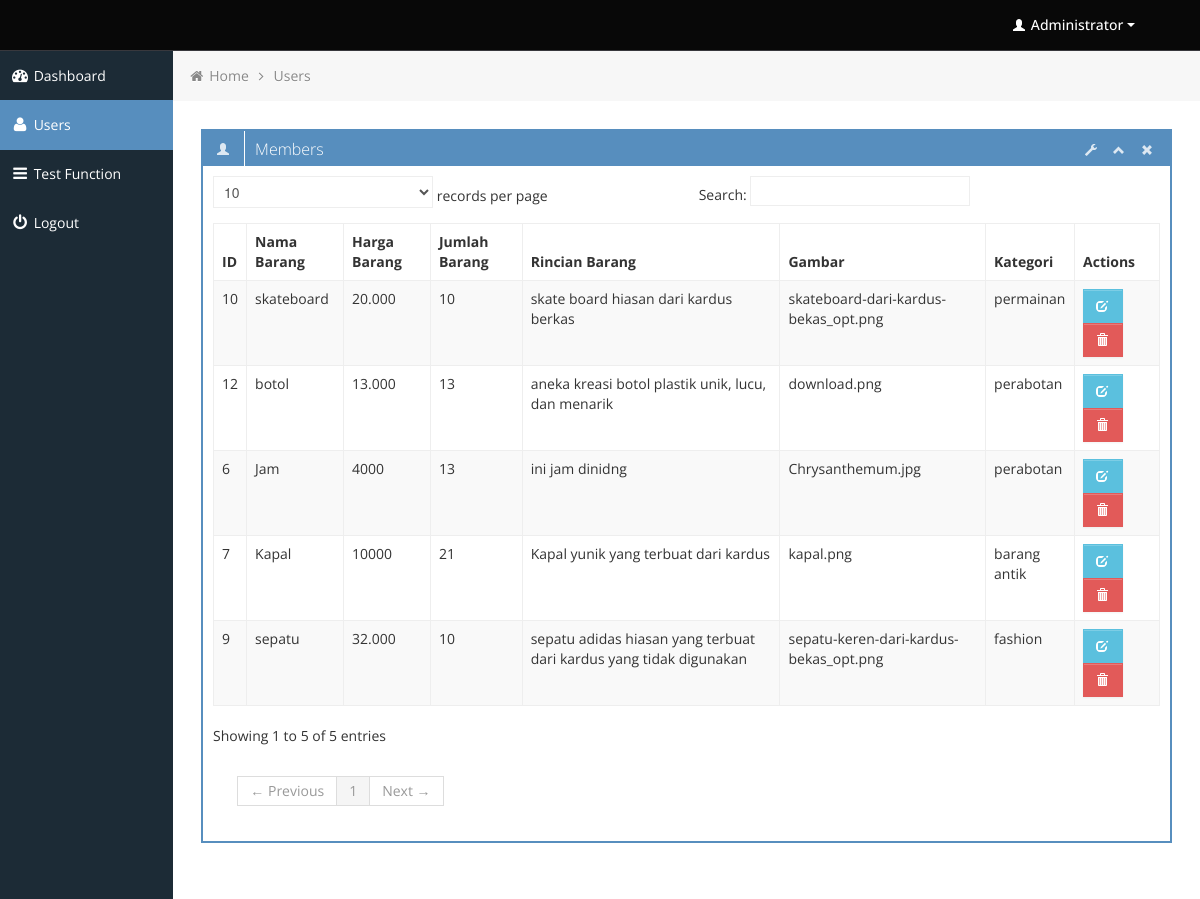
Screenshot of /admin/users.php (signed in) with the database file from the repository.
### tables this page shows
CREATE TABLE `barang` (
  `id_brg` int(11) NOT NULL,
  `nama_barang` varchar(50) NOT NULL,
  `harga_barang` varchar(50) NOT NULL,
  `jml_barang` int(11) NOT NULL,
  `rincian_barang` varchar(200) NOT NULL,
  `gambar` text NOT NULL,
  `nm_kategori` varchar(20) NOT NULL
);

### admin/users.php (the view, shortened to what this page needs)
<div class="row-fluid sortable">
	<div class="box span12">
		<div class="box-header" data-original-title>
			<h2><i class="halflings-icon white user"></i><span class="break"></span>Members</h2>
			<div class="box-icon">
				<a href="#" class="btn-setting"><i class="halflings-icon white wrench"></i></a>
				<a href="#" class="btn-minimize"><i class="halflings-icon white chevron-up"></i></a>
				<a href="#" class="btn-close"><i class="halflings-icon white remove"></i></a>
			</div>
		</div>
		<div class="box-content">
			<table class="table table-striped table-bordered bootstrap-datatable datatable">
			  <thead>
				  <tr>
					  <th>ID</th>
					  <th>Nama Barang</th>
					  <th>Harga Barang</th>
					  <th>Jumlah Barang</th>
					  <th>Rincian Barang</th>
					  <th>Gambar</th>
					  <th>Kategori</th>
					  <th>Actions</th>
				  </tr>
			  </thead>
			  <tbody>
				<?php
					include("includes/connection.php");
					$sql = "SELECT * FROM barang ORDER BY nama_barang";
					$result=mysqli_query($kon,$sql);
				while ($row=mysqli_fetch_array($result))
				{ ?>
				<tr>
					<td><?php echo $row['id_brg']; ?></td>
					<td><?php echo $row['nama_barang']; ?></td>
					<td><?php echo $row['harga_barang']; ?></td>
					<td><?php echo $row['jml_barang']; ?></td>
					<td><?php echo $row['rincian_barang']; ?></td>
					<td><?php echo $row['gambar']; ?></td>
					<td><?php echo $row['nm_kategori']; ?></td>
					<td class="center">
						<a class="btn btn-info" href="edit_data.php?uID=<?php echo $row['id_brg']; ?>">
							<i class="halflings-icon white edit"></i>
						</a>
						<a class="btn btn-danger" onclick="return confirmDel()" href="delete_data.php?delID=<?php echo $row['id_brg'];?>">
							<i class="halflings-icon white trash"></i>
						</a>
					</td>
				</tr>
				<?php
				   }
				?>
			  </tbody>
		  </table>
		</div>
	</div>
</div>

### admin/css/style.css (style rules this page uses)
body { background: #F5F5F5; color: #333; border: none; font-family: 'Open Sans', sans-serif; font-weight: 400; }
a { color: #646464; }
h2 { font-size: 16px; line-height: 16px; }
.box { border: 2px solid #578EBE; background: #fff !important; margin-bottom: 28px; }
.box-header { height: 16px; font-size: 16px; line-height: 16px; padding: 10px; background: #578EBE; -webkit-box-shadow: none; -moz-box-shadow: none; box-shadow: none; overflow: hidden; }
.box-header h2 { float:left; margin-top: 0px; font-weight: 300; }
.box-header .box-icon, .box-header h2 { color:#fff; }
.box-header h2 i { margin: 0px 3px 0px 4px; opacity: .8; filter: alpha(opacity=80); -ms-filter:"progid:DXImageTransform.Microsoft.Alpha(Opacity=80)"; }
.box-header .box-icon { float:right; margin-top: 1px; }
.box-header .box-icon i { -webkit-transition: all 0.1s ease-in-out; -moz-transition: all 0.1s ease-in-out; -o-transition: all 0.1s ease-in-out; -ms-transition: all 0.1s ease-in-out; transition: all 0.1s ease-in-out; opacity: .8; filter: alpha(opacity=80); -ms-filter:"progid:DXImageTransform.Microsoft.Alpha(Opacity=80)"; }
.box-header .box-icon a { margin: 0px 5px; }
.box-content { position: relative; z-index: 50; margin-top: -1px; padding: 10px; background: #fff !important; }
.btn { display: inline-block; padding: 6px 12px; margin-bottom: 0; font-size: 14px; font-weight: 500; line-height: 20px; text-align: center; white-space: nowrap; vertical-align: middle; cursor: pointer; border: 1px solid #a7a9aa; -webkit-border-radius: 0px !important; border-radius: 0px !important; }
.btn i { margin-top: 2px; }
.btn { color: #ffffff; background-color: #a7a9aa; border-color: #a7a9aa; background-image: none; filter: none; text-shadow: none; }
.btn-danger { background-color: #E25A59; border-color: #E25A59; }
.btn-info { background-color: #5bc0de; border-color: #5bc0de; }
.table th, .table td { border-top: 1px solid #eee; }
.table-bordered { border-color: #eee; -webkit-border-radius: 0px !important; -moz-border-radius: 0px !important; border-radius: 0px !important; }
.table-bordered th, .table-bordered td { border-left: 1px solid #eee; }
.table-bordered thead:first-child tr:first-child > th:first-child, .table-bordered tbody:first-child tr:first-child > td:first-child, .table-bordered tbody:first-child tr:first-child > th:first-child { -webkit-border-radius: 0px !important; -moz-border-radius: 0px !important; border-radius: 0px !important; }
.table-bordered thead:first-child tr:first-child > th:last-child, .table-bordered tbody:first-child tr:first-child > td:last-child, .table-bordered tbody:first-child tr:first-child > th:last-child { -webkit-border-radius: 0px !important; -moz-border-radius: 0px !important; border-radius: 0px !important; }
.table-bordered thead:last-child tr:last-child > th:first-child, .table-bordered tbody:last-child tr:last-child > td:first-child, .table-bordered tbody:last-child tr:last-child > th:first-child, .table-bordered tfoot:last-child tr:last-child > td:first-child, .table-bordered tfoot:last-child tr:last-child > th:first-child { -webkit-border-radius: 0px !important; -moz-border-radius: 0px !important; border-radius: 0px !important; }
.table-bordered thead:last-child tr:last-child > th:last-child, .table-bordered tbody:last-child tr:last-child > td:last-child, .table-bordered tbody:last-child tr:last-child > th:last-child, .table-bordered tfoot:last-child tr:last-child > td:last-child, .table-bordered tfoot:last-child tr:last-child > th:last-child { -webkit-border-radius: 0px !important; -moz-border-radius: 0px !important; border-radius: 0px !important; }

### admin/css/halflings.css (style rules this page uses)
html, html .halflings { -webkit-font-smoothing: antialiased !important; }
.halflings-icon { display: inline-block; width: 14px; height: 14px; line-height: 14px; vertical-align: text-top; background-image: url(../img/glyphicons_halflings.svg); background-position: 0 0; background-repeat: no-repeat; vertical-align: top; *display: inline; *zoom: 1; *margin-right: .3em; }
.halflings-icon.white { background-image: url(../img/glyphicons_halflings-white.svg); }
.halflings-icon.user { background-position: -168px 0; }
.halflings-icon.remove { background-position: -312px 0; }
.halflings-icon.trash { background-position: -456px 0; }
.halflings-icon.edit { background-position: -96px -72px; }
.halflings-icon.chevron-up { background-position: -288px -120px; }
.halflings-icon.wrench { background-position: -360px -144px; }

### rows the page displays
barang: id_brg "12", nama_barang "botol", harga_barang "13.000", jml_barang "13", rincian_barang "aneka kreasi botol plastik unik, lucu, dan menarik", gambar "download.png", nm_kategori "perabotan"
barang: id_brg "6", nama_barang "Jam", harga_barang "4000", jml_barang "13", rincian_barang "ini jam dinidng", gambar "Chrysanthemum.jpg", nm_kategori "perabotan"
barang: id_brg "7", nama_barang "Kapal", harga_barang "10000", jml_barang "21", rincian_barang "Kapal yunik yang terbuat dari kardus", gambar "kapal.png", nm_kategori "barang antik"
barang: id_brg "9", nama_barang "sepatu", harga_barang "32.000", jml_barang "10", rincian_barang "sepatu adidas hiasan yang terbuat dari kardus yang tidak digunakan", gambar "sepatu-keren-dari-kardus-bekas_opt.png", nm_kategori "fashion"
barang: id_brg "10", nama_barang "skateboard", harga_barang "20.000", jml_barang "10", rincian_barang "skate board hiasan dari kardus berkas", gambar "skateboard-dari-kardus-bekas_opt.png", nm_kategori "permainan"
